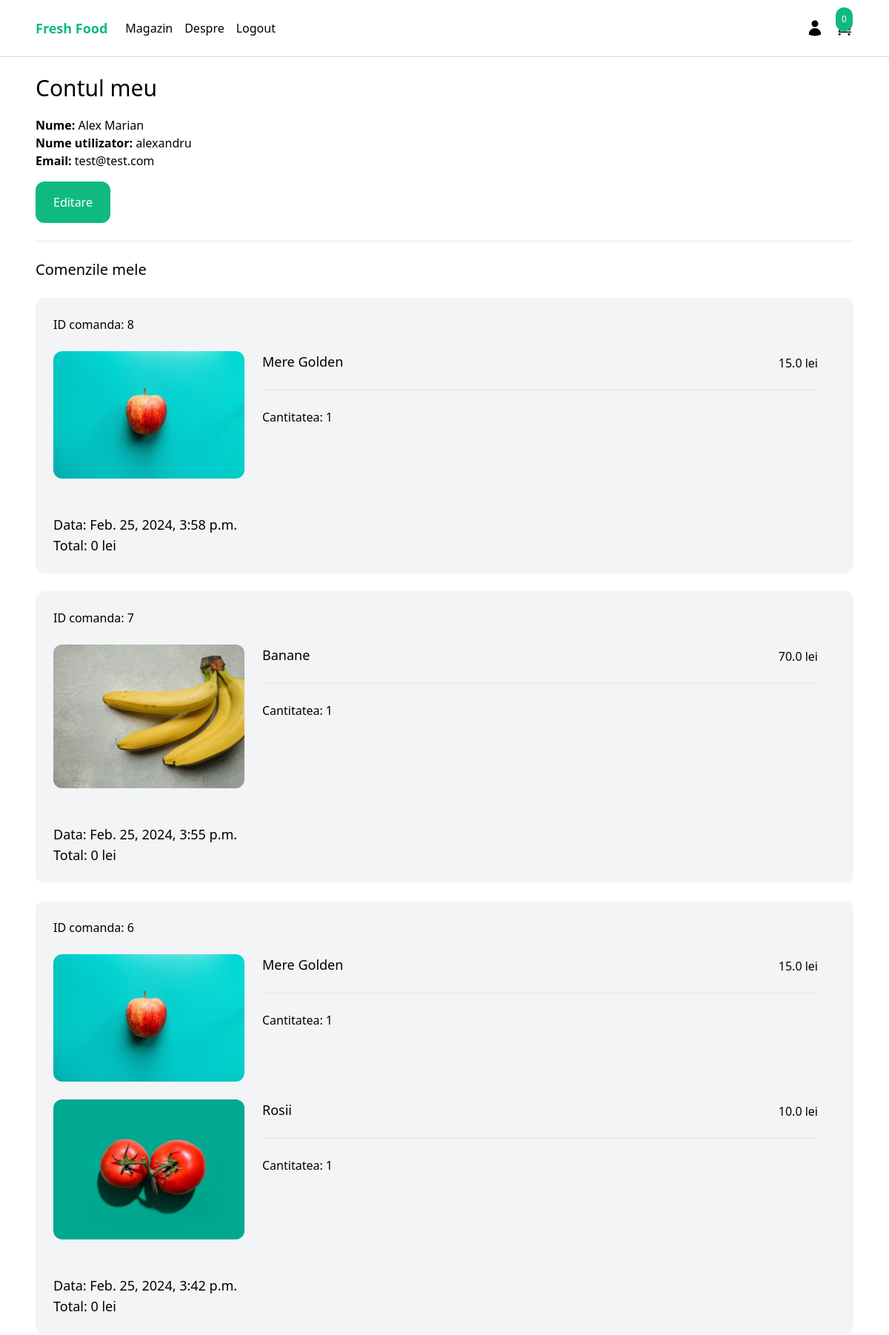
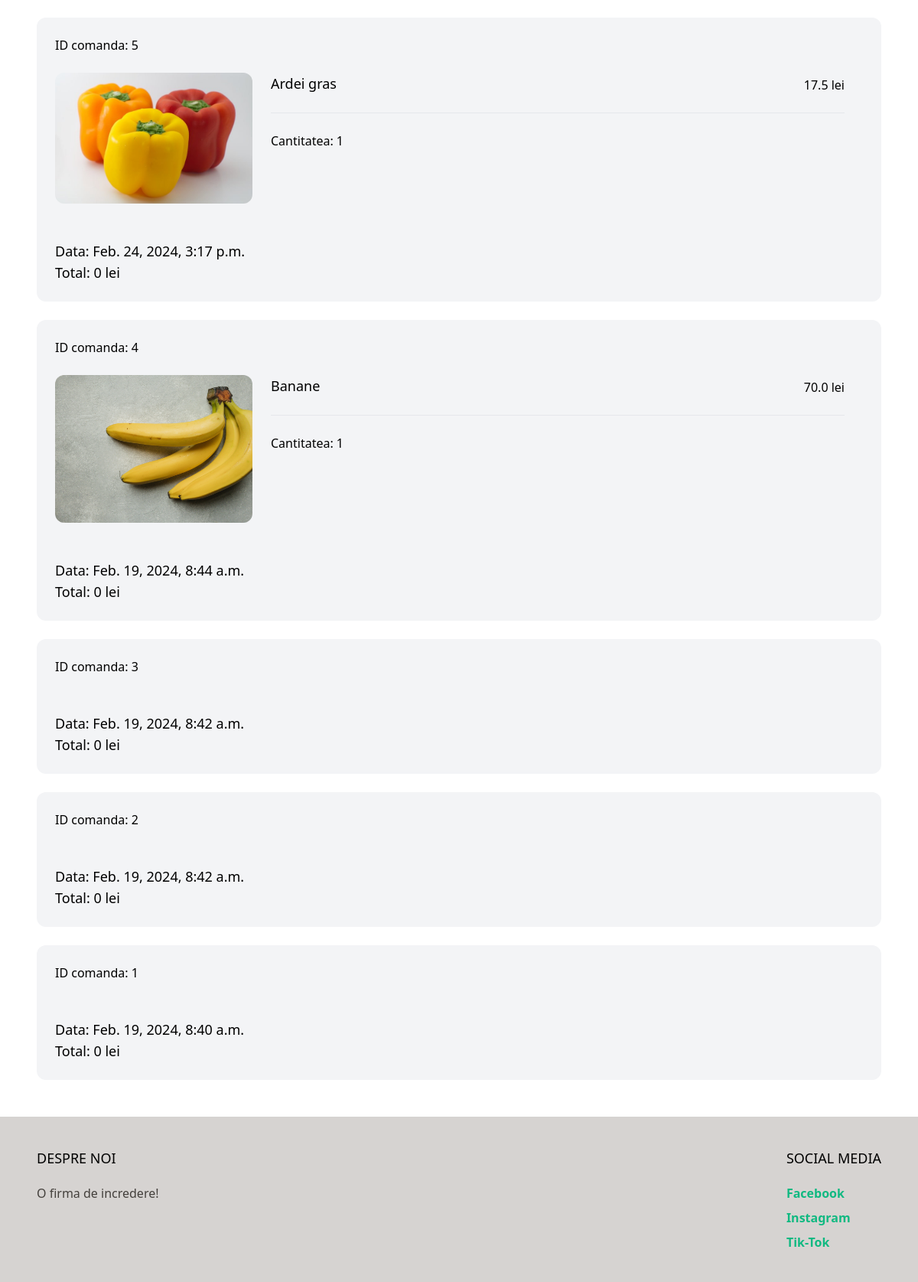
Page /myaccount/ (signed in) on the committed database (2 pictures, top to bottom).
### order/models.py (models this page shows)
class Order(models.Model):
    ORDERED = 'ordered'
    SHIPPED = 'shipped'
    STATUS_CHOICES = (
        (ORDERED, 'Ordered  '),
        (SHIPPED, 'Shipped')
    )
    user = models.ForeignKey(User, related_name='orders', blank=True, null=True, on_delete=models.CASCADE)
    first_name = models.CharField(max_length=255)
    last_name = models.CharField(max_length=255)
    email = models.EmailField()
    address = models.CharField(max_length=255)
    zipcode = models.CharField(max_length=255)
    place = models.CharField(max_length=255)
    phone = models.CharField(max_length=255)
    created_at = models.DateTimeField(auto_now_add=True)
    paid = models.BooleanField(default=False)
    paid_amount = models.IntegerField(blank=True, null=True)
    status = models.CharField(max_length=20, choices=STATUS_CHOICES, default=ORDERED)
    class Meta:
        ordering = ('-created_at',)
    def get_total_price(self):
        if self.paid_amount:
            return self.paid_amount / 100
        return 0

class OrderItem(models.Model):
    order = models.ForeignKey(Order, related_name='items', on_delete=models.CASCADE)
    product = models.ForeignKey(Product, related_name='items', on_delete=models.CASCADE)
    price = models.IntegerField()
    quantity = models.IntegerField(default=1)
    def get_total_price(self):
        return self.price / 100

### product/models.py (models this page shows, shortened)
class Product(models.Model):
    category = models.ForeignKey(Category, related_name='products', on_delete=models.CASCADE)
    name = models.CharField(max_length=255)
    slug = models.SlugField()
    description = models.TextField(blank=True, null=True)
    price = models.IntegerField()
    created_at = models.DateTimeField(auto_now_add=True)
    image = models.ImageField(upload_to='uploads/', blank=True, null=True)
    thumbnail = models.ImageField(upload_to='uploads/', blank=True, null=True)
    class Meta:
        ordering = ('-created_at',)
    def get_thumbnail(self):
        if self.thumbnail:
            return self.thumbnail.url

### core/views.py (the view)
# urls.py: path('myaccount/', myaccount, name='myaccount'),
@login_required
def myaccount(request):
    return render(request, "core/myaccount.html")

### cart/cart.py (called while the page is built)
    def __len__(self):
        return sum(item['quantity'] for item in self.cart.values())

### cart/context_processors.py (called while the page is built)
def cart(request):
    return {'cart': Cart(request)}

### core/templates/core/myaccount.html (shortened to what this page needs)
{% extends 'core/base.html' %}
{% block content %}
<div class="max-w-6xl mx-auto p-6">
    <h1 class="mb-5 text-3xl">Contul meu</h1>
    <div class="mb-6">
        <strong>Nume: </strong>{{ request.user.get_full_name }}<br>
        <strong>Nume utilizator: </strong>{{ request.user.username }}<br>
        <strong>Email: </strong>{{ request.user.email }}<br>
        <a href="{% url 'edit_myaccount' %}" class="inline-block mt-4 py-4 px-6 rounded-xl text-white bg-emerald-500">Editare</a>
    </div>
    <hr>
    <h2 class="my-6 text-xl">Comenzile mele</h2>
    {% for order in request.user.orders.all %}
        <div class="w-full mb-6 p-6 flex flex-wrap bg-gray-100 rounded-xl">
            <div class="mb-6 flex justify-between">
                <a href="#">ID comanda: {{ order.id }}</a>
            </div>
            <div class="mb-6 w-full">
                {% for item in order.items.all %}
                    <div class="product mb-6 flex pr-6">
                        <a href="#" class="w-1/4">
                            <img class="hover:shadow-lg rounded-xl" src="{{ item.product.get_thumbnail}}" alt="img" />
                        </a>
                        <div class="w-3/4 pl-6">
                            <div class="flex justify-between">
                                <a href="#" class="text-lg">{{ item.product.name }}</a>
                                <p class="mb-6 pt-1 text-grey-400">{{ item.get_total_price }} lei</p>
                            </div>
                            <hr>
                            <div class="mt-6">
                                Cantitatea: {{ item.quantity }}
                            </div>
                        </div>
                    </div>
                {% endfor %}
            </div>
            <div>
                <p class="text-lg">Data: {{ order.created_at }}</p>
                <p class="text-lg">Total: {{ order.get_total_price }} lei</p>
            </div>
        </div>
    {% endfor %}
</div>
{% endblock %}

### rows in the picture
Order: id "8", created_at "Feb. 25, 2024, 3:58 p.m.", get_total_price "0"
OrderItem: product.get_thumbnail (picture), product.name "Mere Golden", get_total_price "15.0", quantity "1"
Order: id "7", created_at "Feb. 25, 2024, 3:55 p.m.", get_total_price "0"
OrderItem: product.get_thumbnail (picture), product.name "Banane", get_total_price "70.0", quantity "1"
Order: id "6", created_at "Feb. 25, 2024, 3:42 p.m.", get_total_price "0"
OrderItem: product.get_thumbnail (picture), product.name "Mere Golden", get_total_price "15.0", quantity "1"
OrderItem: product.get_thumbnail (picture), product.name "Rosii", get_total_price "10.0", quantity "1"
Order: id "5", created_at "Feb. 24, 2024, 3:17 p.m.", get_total_price "0"
OrderItem: product.get_thumbnail (picture), product.name "Ardei gras", get_total_price "17.5", quantity "1"
Order: id "4", created_at "Feb. 19, 2024, 8:44 a.m.", get_total_price "0"
OrderItem: product.get_thumbnail (picture), product.name "Banane", get_total_price "70.0", quantity "1"
Order: id "3", created_at "Feb. 19, 2024, 8:42 a.m.", get_total_price "0"
Order: id "2", created_at "Feb. 19, 2024, 8:42 a.m.", get_total_price "0"
Order: id "1", created_at "Feb. 19, 2024, 8:40 a.m.", get_total_price "0"

### other values in the picture
{{ cart|length }} "0"
{{ request.user.get_full_name }} "Alex Marian"
{{ request.user.username }} "alexandru"
{{ request.user.email }} "test@test.com"
